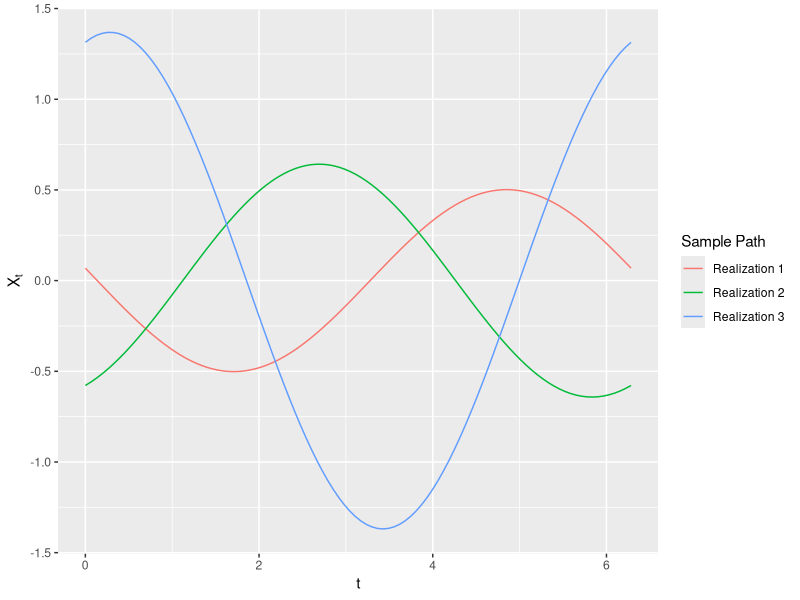

Write the R code that produced this figure.
## ---- chunk 1
library(ggplot2)
## ---- chunk 2
X <- runif(1,0,1)
Y <- X^2
corr_val = cor(X,Y, method = "pearson")
corr_val
## ---- chunk 3
set.seed(303)

cont_process <- function(U,V,t){
  DataFrame <- data.frame(t = t) #initializing data frame with t_vals
  num_paths = length(U) #find the length of the U vector with n standard norm vars
  for (i in 1:num_paths){
    x_t = U[i] *sin(t) + V[i] *cos(t) #evaluating path with U,V[i]
    col_name = paste0("Realization_",as.character(i)) #Name that will be used for dataframe columns
    DataFrame[[col_name]] <- x_t
  }
  return(DataFrame)
}

U <- rnorm(3)
V <- rnorm(3)

t_vals <- seq(0,2*pi, length.out = 100)
#X_t = cont_process(U,V,t_vals)

df = cont_process(U,V,t_vals)

realizations <- ggplot(df, aes(x = t)) +
  geom_line(aes(y = Realization_1, color = "Realization 1")) +
  geom_line(aes(y = Realization_2, color = "Realization 2")) +
  geom_line(aes(y = Realization_3, color = "Realization 3")) +
  labs(color = "Sample Path",
       x = "t",
       y = expression(X[t]))
realizations
## ---- chunk 4
u1 = U[1]
u2 = U[2]
u3 = U[3]
v1 = V[1]
v2 = V[2]
v3 = V[3]

msgU <- sprintf("U = %.3f, %.3f, and %.3f", u1, u2, u3)
msgV <- sprintf("V = %.3f, %.3f, and %.3f", v1, v2, v3)

msgU
msgV
## ---- chunk 5
R = sqrt(U[1]^2+V[1]^2)
phi = atan2(V[1],U[1])
msgR_Phi <- sprintf("Amplitude R = %.3f and phase shift Phi = %.3f",R,phi)
msgR_Phi
